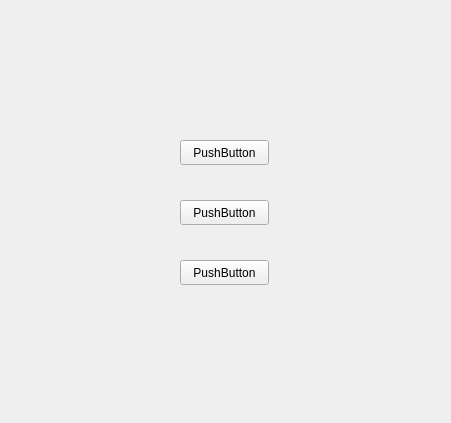
<?xml version="1.0" encoding="UTF-8"?>
<ui version="4.0">
 <class>RefereeUI</class>
 <widget class="QMainWindow" name="RefereeUI">
  <property name="geometry">
   <rect>
    <x>0</x>
    <y>0</y>
    <width>451</width>
    <height>423</height>
   </rect>
  </property>
  <property name="windowTitle">
   <string>MainWindow</string>
  </property>
  <widget class="QWidget" name="centralwidget">
   <widget class="QPushButton" name="pushButton">
    <property name="geometry">
     <rect>
      <x>180</x>
      <y>140</y>
      <width>89</width>
      <height>25</height>
     </rect>
    </property>
    <property name="text">
     <string>PushButton</string>
    </property>
   </widget>
   <widget class="QPushButton" name="pushButton_2">
    <property name="geometry">
     <rect>
      <x>180</x>
      <y>200</y>
      <width>89</width>
      <height>25</height>
     </rect>
    </property>
    <property name="text">
     <string>PushButton</string>
    </property>
   </widget>
   <widget class="QPushButton" name="pushButton_3">
    <property name="geometry">
     <rect>
      <x>180</x>
      <y>260</y>
      <width>89</width>
      <height>25</height>
     </rect>
    </property>
    <property name="text">
     <string>PushButton</string>
    </property>
   </widget>
  </widget>
 </widget>
 <resources/>
 <connections/>
</ui>
